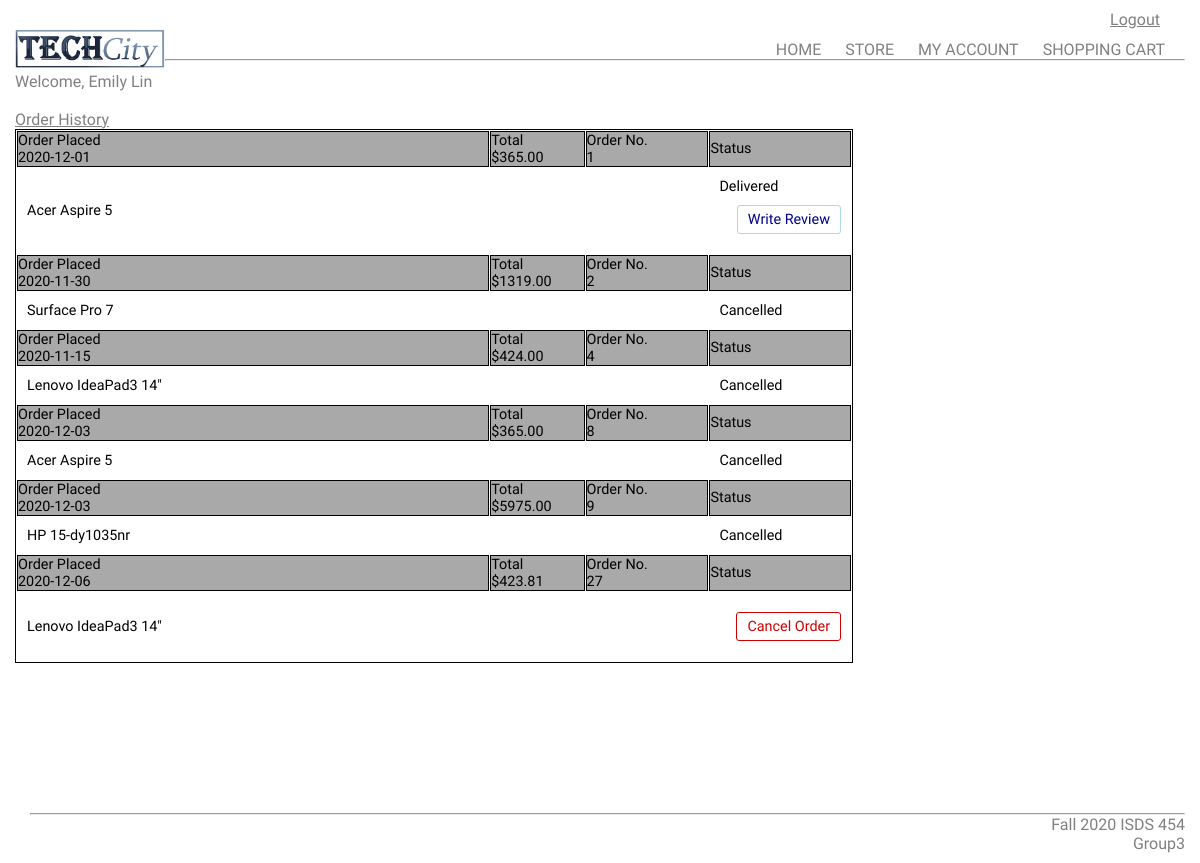
Page /myaccount.php (signed in) on the committed database.
### tables this page shows
CREATE TABLE `orders` (
  `OrderID` int(11) NOT NULL,
  `CustomerID` int(11) NOT NULL,
  `ProductID` int(11) NOT NULL,
  `Cost` decimal(10,2) NOT NULL,
  `OrderDate` date NOT NULL,
  `OrderStatus` varchar(40) NOT NULL
);

CREATE TABLE `inventory` (
  `ProductID` int(11) NOT NULL,
  `ProductName` varchar(50) NOT NULL,
  `ProductType` varchar(20) NOT NULL,
  `ProductDescription` varchar(300) NOT NULL,
  `Storage` varchar(50) NOT NULL,
  `CPU` varchar(50) NOT NULL,
  `DisplaySpec` varchar(50) NOT NULL,
  `RamSpec` varchar(50) NOT NULL,
  `OSSpec` varchar(50) NOT NULL,
  `Quantity` int(11) NOT NULL,
  `Cost` decimal(10,2) NOT NULL,
  `ProductImage` varchar(100) NOT NULL,
  `Quantity_Sold` int(11) NOT NULL
);

### myaccount.php (the view, shortened to what this page needs)
<?php include('include/header.php');?>
<?php
include "include/db_conn.php";
$id = $_SESSION['id'];
?>
    <a>Welcome, <?php echo $_SESSION['fname']; ?> <?php echo $_SESSION['lname']; ?></a>
    <br>
    <br>
    <a><u>Order History</u></a>
<?php
$sql = "SELECT * FROM orders WHERE CustomerID = $id";
$result = mysqli_query($conn, $sql);
$resultCheck = mysqli_num_rows($result);
if($resultCheck >0)
{ ?>
    <table class="tbl-cart" cellpadding="10" cellspacing="1">
    <tbody>
            <?php
        while($row = mysqli_fetch_assoc($result)){
            $productID = $row["ProductID"];
            $findinfo = mysqli_query($conn, "SELECT * FROM Inventory WHERE ProductID = $productID");
                $resultrow = mysqli_fetch_assoc($findinfo);
                $productname = $resultrow['ProductName'];
            ?>
            <tr>
            <th style="text-align:left;" width="50%">Order Placed <br>
                <?=$row["OrderDate"];?></th>
            <th style="text-align:left;" width="10%">Total <br>
                $<?=$row["Cost"];?></th>
            <th style="text-align:left;" width="13%">Order No. <br>
                <?=$row["OrderID"];?></th>
            <th style="text-align:left;" width="15%">Status</th>
            </tr>
            <tr>
            <td colspan="3" style="text-align:left; padding: 10px;"><?=$productname;?></td>
            <td  style="text-align:left; padding: 10px;">
               <?php
                if($row["OrderStatus"] == "In Progress"){
                    ?><a href="cancelorder.php?action=<?=$row["OrderID"];?>" id="btnEmpty" >Cancel Order</a> <?php
                }
                else if($row["OrderStatus"] == "Delivered"){
                    echo "Delivered";
                    ?><br><a href="writereview.php?action=review" method = "post" class="btn" value="review">Write Review</a> <?php
                } else{
                    echo $row["OrderStatus"];
                }
            ?>
            </td>
            </tr>
            <?php
        } ?>
           </tbody>
    </table>
       <?php
    }
?>
<?php
        include('include/footer.php');
?>

### include/style.css (style rules this page uses)
* { margin:0; padding: 0; box-sizing:border-box; }
body { font-family: 'Cairo', sans-serif; min-height: 200px; margin-bottom: 200px; clear: both; }
a { text-decoration:none; text-align:left; color: #808080; }
.btn { background-color: #ffffff; border: #ADD8E6 1px solid; padding: 5px 10px; color: #00008B; float: right; text-decoration: none; border-radius: 3px; margin: 10px 0px; }
#btnEmpty { background-color: #ffffff; border: #d00000 1px solid; padding: 5px 10px; color: #d00000; float: right; text-decoration: none; border-radius: 3px; margin: 10px 0px; }
.tbl-cart { font-size: 0.9em; }
.tbl-cart th { font-weight: normal; }

### include/reviewstyle.css (style rules this page uses)
:root { --primary-color: #f7bf17; --linear: #ef5358; --white: #fff; --r-color: #db3031; --light-b: #606de0; }

### include/orderstyle.css (style rules this page uses)
.tbl-cart { font-size: 0.9em; max-width: 900px; border: 1px solid black; }
.tbl-cart th { background-color:darkgray; border: 1px solid black; }

### rows in the picture
orders: OrderDate "2020-12-01", Cost "365.00", OrderID "1", ProductID.ProductName "Acer Aspire 5", OrderStatus "Delivered"
orders: OrderDate "2020-11-30", Cost "1319.00", OrderID "2", ProductID.ProductName "Surface Pro 7", OrderStatus "Cancelled"
orders: OrderDate "2020-11-15", Cost "424.00", OrderID "4", ProductID.ProductName "Lenovo IdeaPad3 14\"", OrderStatus "Cancelled"
orders: OrderDate "2020-12-03", Cost "365.00", OrderID "8", ProductID.ProductName "Acer Aspire 5", OrderStatus "Cancelled"
orders: OrderDate "2020-12-03", Cost "5975.00", OrderID "9", ProductID.ProductName "HP 15-dy1035nr", OrderStatus "Cancelled"
orders: OrderDate "2020-12-06", Cost "423.81", OrderID "27", ProductID.ProductName "Lenovo IdeaPad3 14\""

### other values in the picture
$_SESSION['fname'] "Emily"
$_SESSION['lname'] "Lin"
